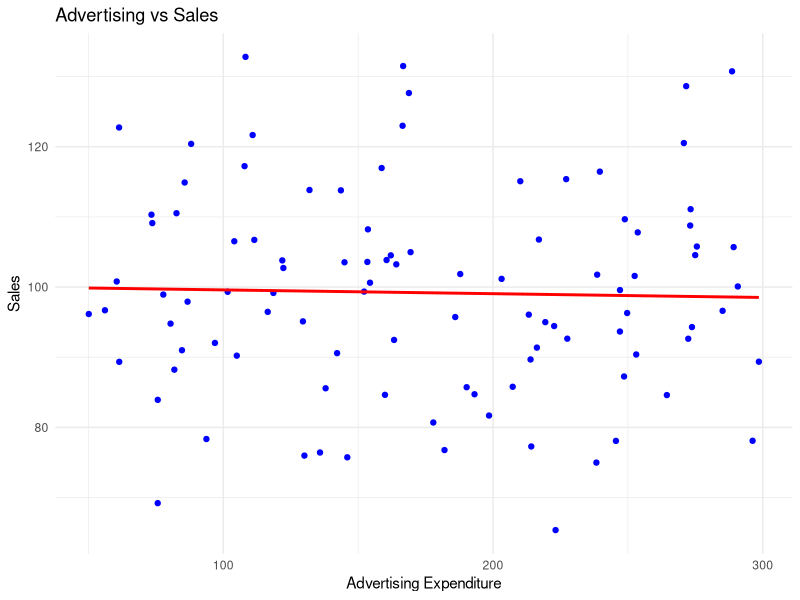

Here is the R script that generated this plot:
# R script for data visualization and linear regression on a dataset
# Loading necessary libraries
library(ggplot2)

# Create a sample dataset
set.seed(123)
data <- data.frame(
  advertising = runif(100, min = 50, max = 300),
  sales = rnorm(100, mean = 100, sd = 15)
)

# Visualize the data
ggplot(data, aes(x = advertising, y = sales)) +
  geom_point(color = 'blue') +
  geom_smooth(method = 'lm', se = FALSE, color = 'red') +
  labs(title = "Advertising vs Sales", x = "Advertising Expenditure", y = "Sales") +
  theme_minimal()

# Linear regression
model <- lm(sales ~ advertising, data = data)
summary(model)

# Predict sales for new data
new_data <- data.frame(advertising = c(150, 200, 250))
predictions <- predict(model, newdata = new_data)
print(predictions)
